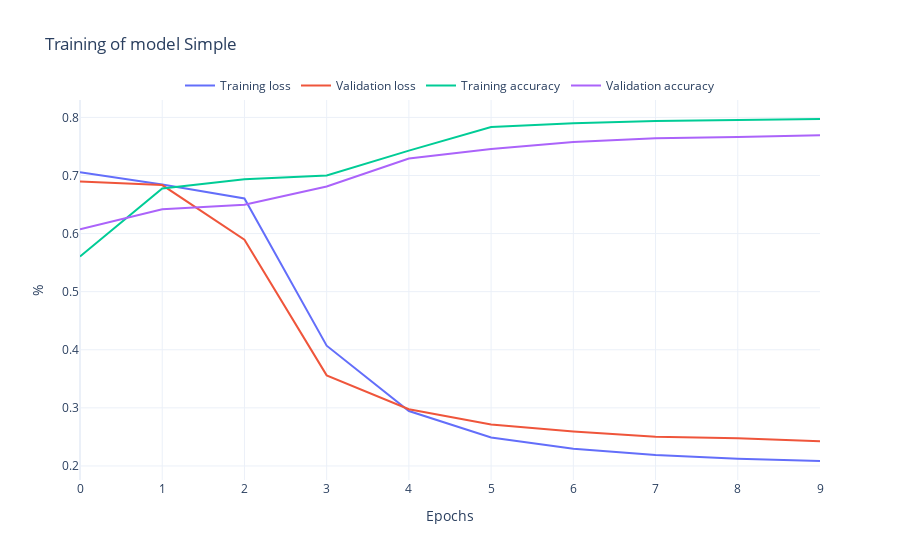

Write notebook code for a chart like this one.
### Markdown cell above
#### Plot the training and validation loss

### Code cell
rst.plot_history(history_simple, "Simple")

### Figure 1 — Plotly figure (JSON) as saved in the notebook; plotly's stock layout.template omitted (floating-point values rounded to 4 significant figures)
{"data": [{"mode": "lines", "name": "Training loss", "type": "scatter", "y": [0.7054, 0.6844, 0.6605, 0.407, 0.2946, 0.249, 0.2296, 0.2189, 0.2125, 0.2085]}, {"mode": "lines", "name": "Validation loss", "type": "scatter", "y": [0.6898, 0.6835, 0.5896, 0.356, 0.2976, 0.2712, 0.2595, 0.2503, 0.2479, 0.2426]}, {"mode": "lines", "name": "Training accuracy", "type": "scatter", "y": [0.5605, 0.6775, 0.6933, 0.6999, 0.7428, 0.7835, 0.7898, 0.7936, 0.7956, 0.7972]}, {"mode": "lines", "name": "Validation accuracy", "type": "scatter", "y": [0.6074, 0.6418, 0.6494, 0.681, 0.7292, 0.7457, 0.7575, 0.7641, 0.7662, 0.7694]}], "layout": {"legend": {"bgcolor": "rgba(255,255,255,0.5)", "orientation": "h", "x": 0.5, "xanchor": "center", "y": 1, "yanchor": "bottom"}, "title": {"text": "Training of model Simple"}, "xaxis": {"title": {"text": "Epochs"}}, "yaxis": {"title": {"text": "%"}}}}
